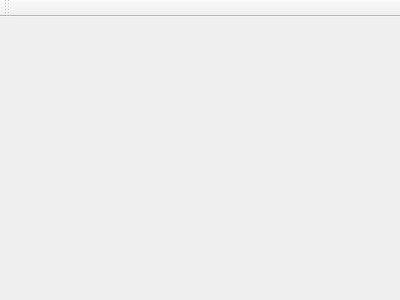
<?xml version="1.0" encoding="UTF-8"?>
<ui version="4.0">
 <class>MainWindow</class>
 <widget class="QMainWindow" name="MainWindow">
  <property name="geometry">
   <rect>
    <x>0</x>
    <y>0</y>
    <width>400</width>
    <height>300</height>
   </rect>
  </property>
  <property name="windowTitle">
   <string>MainWindow</string>
  </property>
  <property name="styleSheet">
   <string notr="true">MainWindow {
    background: lightgray;
}

QPushButton {
	background-color: #BFBFBF;
	color: black;
    border-bottom: 2px solid #7B7B7B;
    border-left: 2px solid #ffffff;
    border-top: 2px solid #ffffff;
	border-right: 2px solid #7B7B7B;
}

QPushButton:hover {
    background-color: lightgray;
    color: slategray;
}</string>
  </property>
  <widget class="QWidget" name="centralWidget"/>
  <widget class="QMenuBar" name="menuBar">
   <property name="geometry">
    <rect>
     <x>0</x>
     <y>0</y>
     <width>400</width>
     <height>25</height>
    </rect>
   </property>
  </widget>
  <widget class="QToolBar" name="mainToolBar">
   <attribute name="toolBarArea">
    <enum>TopToolBarArea</enum>
   </attribute>
   <attribute name="toolBarBreak">
    <bool>false</bool>
   </attribute>
  </widget>
 </widget>
 <layoutdefault spacing="6" margin="11"/>
 <resources/>
 <connections/>
</ui>
